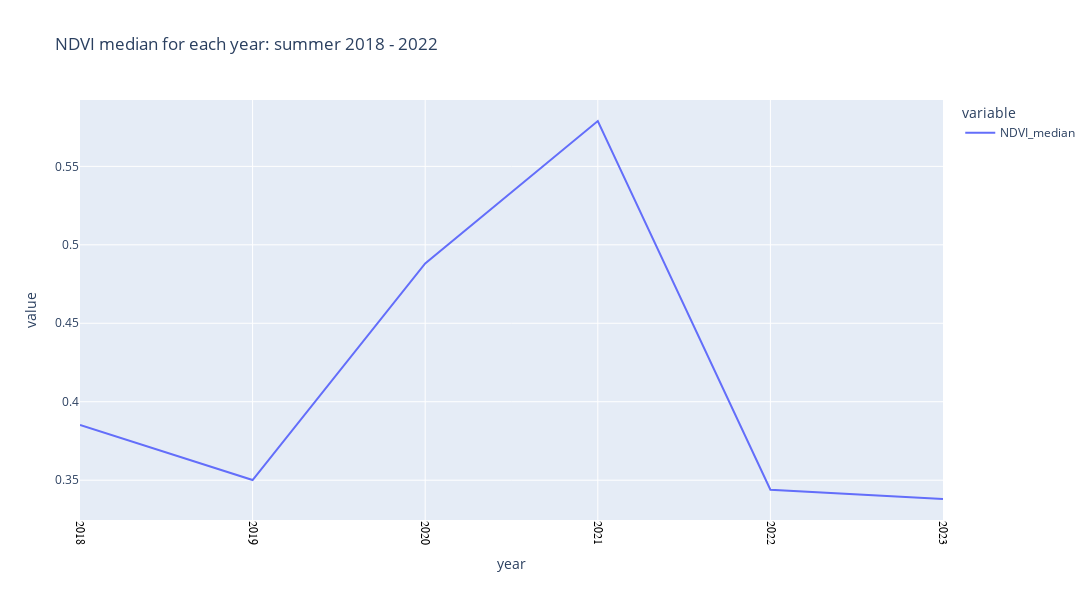

The code cell stored with this chart in its notebook:
### Code cell
fig = px.line(s2_time_series_years_df, x="year", y=s2_time_series_years_df.columns,
              hover_data={"year": "|%Y"},
              title='NDVI median for each year: summer 2018 - 2022')

fig.update_xaxes(tickangle=90, dtick="M1", tickformat="%Y", tickfont=dict(family='Rockwell', color='black', size=12))
fig.update_layout(
    autosize=False,
    width=1200,
    height=600,
)
fig.show()

### Figure 1 — Plotly figure (JSON) as saved in the notebook; plotly's stock layout.template omitted (floating-point values rounded to 4 significant figures)
{"data": [{"hovertemplate": "variable=NDVI_median<br>year=%{x|%Y}<br>value=%{y}<extra></extra>", "legendgroup": "NDVI_median", "line": {"color": "#636efa", "dash": "solid"}, "marker": {"symbol": "circle"}, "mode": "lines", "name": "NDVI_median", "orientation": "v", "showlegend": true, "type": "scatter", "x": [2018, 2019, 2020, 2021, 2022, 2023], "xaxis": "x", "y": [0.3852, 0.3501, 0.4882, 0.5789, 0.3439, 0.338], "yaxis": "y"}], "layout": {"autosize": false, "height": 600, "legend": {"title": {"text": "variable"}, "tracegroupgap": 0}, "title": {"text": "NDVI median for each year: summer 2018 - 2022"}, "width": 1200, "xaxis": {"anchor": "y", "domain": [0, 1], "dtick": "M1", "tickangle": 90, "tickfont": {"color": "black", "family": "Rockwell", "size": 12}, "tickformat": "%Y", "title": {"text": "year"}}, "yaxis": {"anchor": "x", "domain": [0, 1], "title": {"text": "value"}}}}
